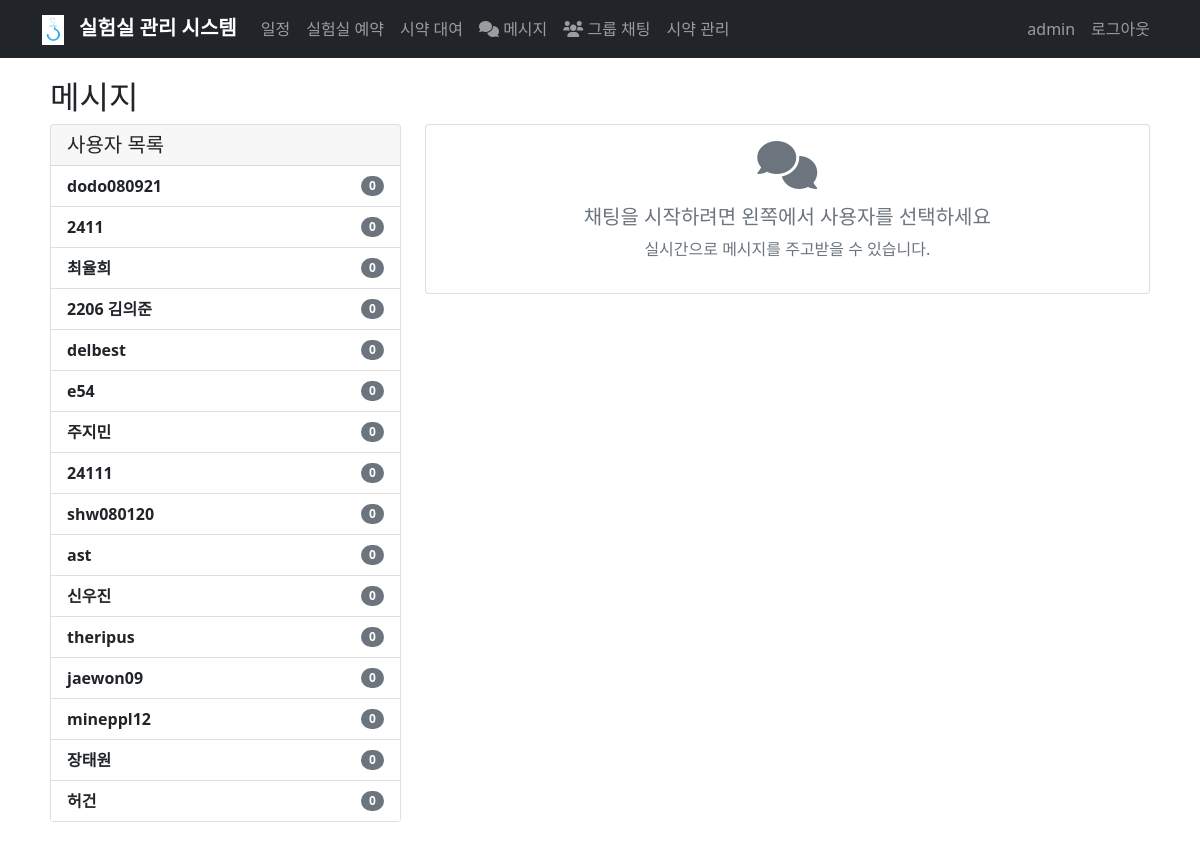
Screenshot of /messages (signed in) with the database file from the repository.
### app.py (models this page shows)
class User(UserMixin, db.Model):
    id = db.Column(db.Integer, primary_key=True)
    username = db.Column(db.String(80), unique=True, nullable=False)
    password_hash = db.Column(db.String(120), nullable=False)
    is_admin = db.Column(db.Boolean, default=False)
    schedules = db.relationship('Schedule', backref='user', lazy=True)
    reservations = db.relationship('LabReservation', backref='user', lazy=True)
    reagent_loans = db.relationship('ReagentLoan', backref='user', lazy=True)
    sent_messages = db.relationship('Message', foreign_keys='Message.sender_id', backref='sender', lazy=True)
    received_messages = db.relationship('Message', foreign_keys='Message.receiver_id', backref='receiver', lazy=True)
    created_rooms = db.relationship('ChatRoom', foreign_keys='ChatRoom.created_by', backref='creator', lazy=True)

### app.py (the view)
@app.route('/messages')
@login_required
def messages():
    users = User.query.filter(User.id != current_user.id).all()
    return render_template('messages.html', users=users)

### app.py (called while the page is built)
@login_manager.user_loader
def load_user(user_id):
    return User.query.get(int(user_id))

### templates/messages.html (shortened to what this page needs)
{% extends "base.html" %}
{% block content %}
<div class="row">
    <div class="col-md-12">
        <h2>메시지</h2>
        <div class="row">
            <div class="col-md-4">
                <div class="card">
                    <div class="card-header">
                        <h5 class="mb-0">사용자 목록</h5>
                    </div>
                    <div class="card-body p-0">
                        <div class="list-group list-group-flush">
                            {% for user in users %}
                            <a href="{{ url_for('chat', user_id=user.id) }}" class="list-group-item list-group-item-action d-flex justify-content-between align-items-center">
                                <div>
                                    <strong>{{ user.username }}</strong>
                                </div>
                                <span class="badge bg-secondary rounded-pill" id="unread-{{ user.id }}">0</span>
                            </a>
                            {% endfor %}
                        </div>
                    </div>
                </div>
            </div>
            <div class="col-md-8">
                <div class="card">
                    <div class="card-body text-center">
                        <i class="fas fa-comments fa-3x text-muted mb-3"></i>
                        <h5 class="text-muted">채팅을 시작하려면 왼쪽에서 사용자를 선택하세요</h5>
                        <p class="text-muted">실시간으로 메시지를 주고받을 수 있습니다.</p>
                    </div>
                </div>
            </div>
        </div>
    </div>
</div>
{% endblock %}

### templates/base.html (shortened to what this page needs)
<!DOCTYPE html>
<html lang="ko">
<head>
    <link href="https://cdn.jsdelivr.net/npm/bootstrap@5.1.3/dist/css/bootstrap.min.css" rel="stylesheet">
    <link href='https://cdn.jsdelivr.net/npm/fullcalendar@6.1.10/index.global.min.css' rel='stylesheet' />
    <link rel="stylesheet" href="https://cdnjs.cloudflare.com/ajax/libs/font-awesome/6.0.0/css/all.min.css">
</head>
<body>
    <nav class="navbar navbar-expand-lg navbar-dark bg-dark">
        <div class="container">
            <a class="navbar-brand" href="{{ url_for('index') }}">
                <img src="{{ url_for('static', filename='logo.png') }}" alt="로고">
                실험실 관리 시스템
            </a>
            <div class="collapse navbar-collapse" id="navbarNav">
                <ul class="navbar-nav me-auto">
                    {% if current_user.is_authenticated %}
                    <li class="nav-item">
                        <a class="nav-link" href="{{ url_for('calendar') }}">일정</a>
                    </li>
                    <li class="nav-item">
                        <a class="nav-link" href="{{ url_for('lab_reservation') }}">실험실 예약</a>
                    </li>
                    <li class="nav-item">
                        <a class="nav-link" href="{{ url_for('reagent_loan') }}">시약 대여</a>
                    </li>
                    <li class="nav-item">
                        <a class="nav-link position-relative" href="{{ url_for('messages') }}">
                            <i class="fas fa-comments"></i> 메시지
                        </a>
                    </li>
                    <li class="nav-item">
                        <a class="nav-link" href="{{ url_for('chat_rooms') }}">
                            <i class="fas fa-users"></i> 그룹 채팅
                        </a>
                    </li>
                    {% if current_user.is_admin %}
                    <li class="nav-item">
                        <a class="nav-link" href="{{ url_for('manage_reagents') }}">시약 관리</a>
                    </li>
                    {% endif %}
                    {% endif %}
                </ul>
                <ul class="navbar-nav">
                    {% if current_user.is_authenticated %}
                    <li class="nav-item">
                        <span class="nav-link">{{ current_user.username }}</span>
                    </li>
                    <li class="nav-item">
                        <a class="nav-link" href="{{ url_for('logout') }}">로그아웃</a>
                    </li>
                    {% endif %}
                </ul>
            </div>
        </div>
    </nav>
    <div class="container main-content">
        {% block content %}{% endblock %}
    </div>
</body>
</html>

### templates/base.html (style rules this page uses)
.navbar-brand { font-weight: bold; }
.main-content { padding: 20px; }
.navbar-brand img { height: 30px; margin-right: 10px; }

### rows the page displays
User: username "admin"
User: username "dodo080921"
User: username "2411"
User: username "최율희"
User: username "2206 김의준"
User: username "delbest"
User: username "e54"
User: username "주지민"
User: username "24111"
User: username "shw080120"
User: username "ast"
User: username "신우진"
User: username "theripus"
User: username "jaewon09"
User: username "mineppl12"
User: username "장태원"
User: username "허건"
